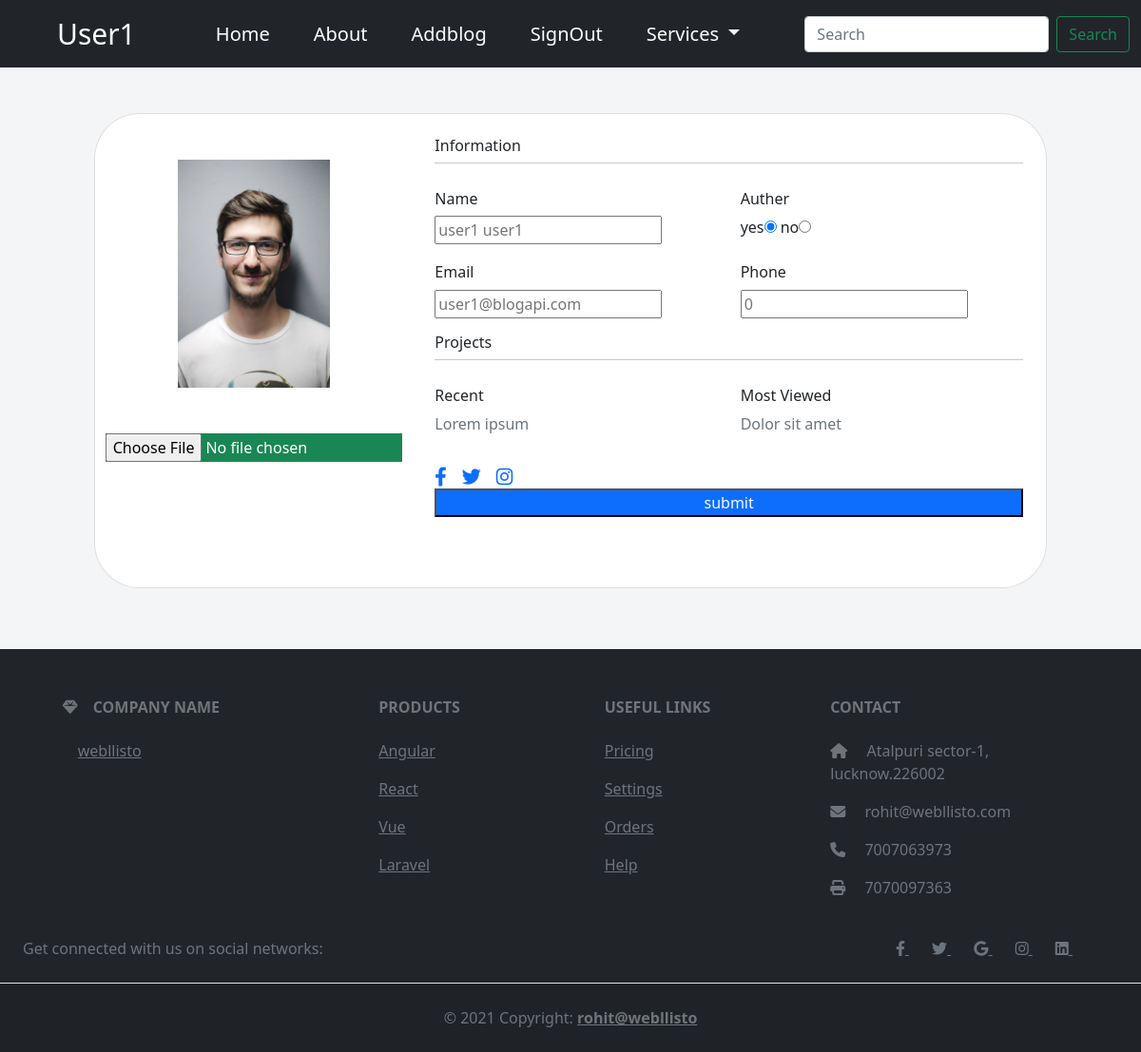
The app's page /account/update-profile/user1 (signed in) with its own data.
### account/models.py (models this page shows, shortened)
class MyUser(AbstractBaseUser, PermissionsMixin):
    user_email = models.EmailField(unique=True)
    user_contact = models.BigIntegerField(null=True, default=00000)
    first_name = models.CharField(max_length=30, default="")
    last_name = models.CharField(max_length=30, default="")
    user_name = models.CharField(max_length=30, unique=True)
    is_auther = models.BooleanField(default=False)
    is_staff = models.BooleanField(default=False)
    is_active = models.BooleanField(default=False)
    new_slug = AutoSlugField(populate_from='user_name',
                             null=True, default=None)
    user_image = models.ImageField(
        upload_to="media/account/images", default="")
    sign_up_date = models.DateTimeField(default=timezone.now)
    objects = customAccountManager()
    USERNAME_FIELD = "user_email"
    REQUIRED_FIELDS = ["user_name", "first_name"]

### account/views.py (the view, shortened to what this page needs)
# urls.py: path("update-profile/<slug>", views.update_profile, name="update-profile"),
def update_profile(request, slug):
    user_object2 = MyUser.objects.get(new_slug=slug)
    return render(request, 'account/update-profile.html', {'user_object': user_object2})

### account/templates/account/update-profile.html (shortened to what this page needs)
{% extends 'basic.html' %}
{% block body %}
<section class="vh-110" style="background-color: #f4f5f7;">
    <form action="{% url 'update-profile' user.new_slug %}" method="post" enctype="multipart/form-data">
        <div class="container py-5 h-100">
            <div class="row d-flex justify-content-center align-items-center h-200">
                <div class="col col-lg-6 mb-4 mb-lg-0" style="width:90%!important; height: 100% !important;">
                    <div class="card mb-3" style="border-radius: 3rem; height: 500px;">
                        <div class="row g-0" style="height:500px ;">
                            <div class="col-md-4 gradient-custom text-center text-white"
                                style="border-top-left-radius: .5rem; border-bottom-left-radius: .5rem;">
                                <div class=" d-flex justify-content-center align-items-center">
                                    <img src='/media/{{user.user_image}}' alt="Avatar" class="img-fluid my-5"
                                        style="width: 160px;" />
                                </div>
                                <div class=" d-flex justify-content-center align-items-center">
                                    <input type="file" name="im" class="bg-success">
                                </div>
                            </div>
                            <div class="col-md-8">
                                <div class="card-body p-4">
                                    <h6>Information</h6>
                                    <hr class="mt-0 mb-4">
                                    <div class="row pt-1">
                                        <div class="col-6 mb-3">
                                            <h6>Name</h6>
                                            <input type="text" placeholder="{{user.first_name}} {{user.last_name}}"
                                                name="nam">
                                        </div>
                                        <div class="col-6 mb-3">
                                            <h6>Auther</h6>
                                            {% if user.is_auther %}
                                            yes<input type="radio" name="auther" value="Auther" checked>
                                            no<input type="radio" name="auther" value="Reader">
                                            {% else %}
                                            yes<input type="radio" name="auther" value="Auther">
                                            no<input type="radio" name="auther" value="Reader" checked>
                                            {% endif %}
                                        </div>
                                    </div>
                                    <div class="row pt-1">
                                        <div class="col-6 mb-3">
                                            <h6>Email</h6>
                                            <input type="text" placeholder="{{user.user_email}}" name="em">
                                        </div>
                                        <div class="col-6 mb-3">
                                            <h6>Phone</h6>
                                            <input type="number" placeholder="{{user.user_contact}}" name="con">
                                        </div>
                                    </div>
                                    <h6>Projects</h6>
                                    <hr class="mt-0 mb-4">
                                    <div class="row pt-1">
                                        <div class="col-6 mb-3">
                                            <h6>Recent</h6>
                                            <p class="text-muted">Lorem ipsum</p>
                                        </div>
                                        <div class="col-6 mb-3">
                                            <h6>Most Viewed</h6>
                                            <p class="text-muted">Dolor sit amet</p>
                                        </div>
                                    </div>
                                    <div class="d-flex justify-content-start">
                                        <a href="#!"><i class="fab fa-facebook-f fa-lg me-3"></i></a>
                                        <a href="#!"><i class="fab fa-twitter fa-lg me-3"></i></a>
                                        <a href="#!"><i class="fab fa-instagram fa-lg"></i></a>
                                    </div>
                                    <div class=" d-flex justify-content-center align-items-center">
                                        <button type="submit" class="bg-primary w-100 text-light">submit
                                        </button>
                                    </div>
                                </div>
                            </div>
                        </div>
                    </div>
                </div>
            </div>
        </div>
    </form>
</section>
{% endblock %}

### template/basic.html (shortened to what this page needs)
<!doctype html>
<html lang="en">
<head>
  <link href="https://cdn.jsdelivr.net/npm/bootstrap@5.0.2/dist/css/bootstrap.min.css" rel="stylesheet"
>
  <link rel="stylesheet" href="https://cdnjs.cloudflare.com/ajax/libs/font-awesome/6.1.1/css/all.min.css"
 />
</head>
<body>
  <nav class="navbar navbar-expand-lg bg-dark">
    <div class="container-fluid">
      {% if user.is_authenticated %}
      <a style="font-size: 30px;color:white;" class="navbar-brand ms-5 text-capitalize"
        href="{% url 'show-profile' %}">{{user.user_name}}</a>
      {% else %}
      <a style="font-size: 30px;color:white;" class="navbar-brand ms-5" href="/">Blogapi</a>
      {% endif %}
      <div class="collapse navbar-collapse" id="navbarSupportedContent">
        <ul class="navbar-nav mx-auto mb-2 mb-lg-0" style="gap: 30px; font-size: 20px;">
          <li class="nav-item">
            <a class="nav-link active" aria-current="page" href="/">Home</a>
          </li>
          <li class="nav-item">
            <a class="nav-link" href="{% url 'about' %}">About</a>
          </li>
          {% if user.is_staff %}
          <li class="nav-item">
            <a class="nav-link" href="{% url 'admin_custom' %}">Admin</a>
          </li>
          {% elif user.is_auther %}
          <li class="nav-item">
            <a class="nav-link" href="{% url 'addblog' %}">Addblog</a>
          </li>
          {% endif %}
          {% if user.is_authenticated %}
          <li class="nav-item">
            <a class="nav-link" href="{% url 'sign-out' %}">SignOut</a>
          </li>
          {% else %}
          <li class="nav-item">
            <a class="nav-link" href="{% url 'sign-in' %}">SignIn</a>
          </li>
          {% endif %}
          <li class="nav-item dropdown">
            <a class="nav-link dropdown-toggle" href="#" id="navbarDropdown" role="button" data-bs-toggle="dropdown"
              aria-expanded="false">
              Services
            </a>
          </li>
        </ul>
        <form class="d-flex" method="post" action="{% url 'search' %}">
          <input class="form-control me-2" type="text" placeholder="Search" name="search" aria-label="Search">
          <button class="btn btn-outline-success" type="submit">Search</button>
        </form>
      </div>
    </div>
  </nav>
  {% block body %}{% endblock %}
  <footer class="text-center text-lg-start bg-dark text-muted pt-1">
    <section class="">
      <div class="container text-center text-md-start mt-5">
        <div class="row mt-3">
          <div class="col-md-3 col-lg-4 col-xl-3 mx-auto mb-4">
            <h6 class="text-uppercase fw-bold mb-4">
              <i class="fas fa-gem me-3"></i>Company name
            </h6>
            <a href="https://webllisto.com/" class="text-reset mx-3">webllisto
            </a>
          </div>
          <div class="col-md-2 col-lg-2 col-xl-2 mx-auto mb-4">
            <h6 class="text-uppercase fw-bold mb-4">
              Products
            </h6>
            <p>
              <a href="#!" class="text-reset">Angular</a>
            </p>
            <p>
              <a href="#!" class="text-reset">React</a>
            </p>
            <p>
              <a href="#!" class="text-reset">Vue</a>
            </p>
            <p>
              <a href="#!" class="text-reset">Laravel</a>
            </p>
          </div>
          <div class="col-md-3 col-lg-2 col-xl-2 mx-auto mb-4">
            <h6 class="text-uppercase fw-bold mb-4">
              Useful links
            </h6>
            <p>
              <a href="#!" class="text-reset">Pricing</a>
            </p>
            <p>
              <a href="#!" class="text-reset">Settings</a>
            </p>
            <p>
              <a href="#!" class="text-reset">Orders</a>
            </p>
            <p>
              <a href="#!" class="text-reset">Help</a>
            </p>
          </div>
          <div class="col-md-4 col-lg-3 col-xl-3 mx-auto mb-md-0 mb-4">
            <h6 class="text-uppercase fw-bold mb-4">
              Contact
            </h6>
            <p><i class="fas fa-home me-3"></i> Atalpuri sector-1,
              lucknow.226002</p>
            <p>
              <i class="fas fa-envelope me-3"></i>
              rohit@webllisto.com
            </p>
            <p><i class="fas fa-phone me-3"></i> 7007063973</p>
            <p><i class="fas fa-print me-3"></i> 7070097363</p>
          </div>
        </div>
      </div>
    </section>
    <section class="d-flex justify-content-center justify-content-lg-between p-4 border-bottom">
      <div class="me-5 d-none d-lg-block">
        <span>Get connected with us on social networks:</span>
      </div>
      <div>
        <a href="" class="me-4 text-reset">
          <i class="fab fa-facebook-f"></i>
        </a>
        <a href="" class="me-4 text-reset">
          <i class="fab fa-twitter"></i>
        </a>
        <a href="rohit@webllisto.com" class="me-4 text-reset">
          <i class="fab fa-google"></i>
        </a>
        <a href="" class="me-4 text-reset">
          <i class="fab fa-instagram"></i>
        </a>
        <a href="https://www.linkedin.com/in/rohit-bhatt-65a12a1a4/" class="me-4 text-reset">
          <i class="fab fa-linkedin"></i>
        </a>
      </div>
    </section>
    <div class="text-center p-4" style="background-color: rgba(0, 0, 0, 0.05);">
      © 2021 Copyright:
      <a class="text-reset fw-bold" href="#">rohit@webllisto</a>
    </div>
  </footer>
</body>
</html>

### template/basic.html (style rules this page uses)
* { text-decoration: none; list-style: none; }
.nav-link { color: white; }

### records on screen
MyUser: user_name "User1", user_image (picture), nam "user1 user1", em "user1@blogapi.com", con "0"
